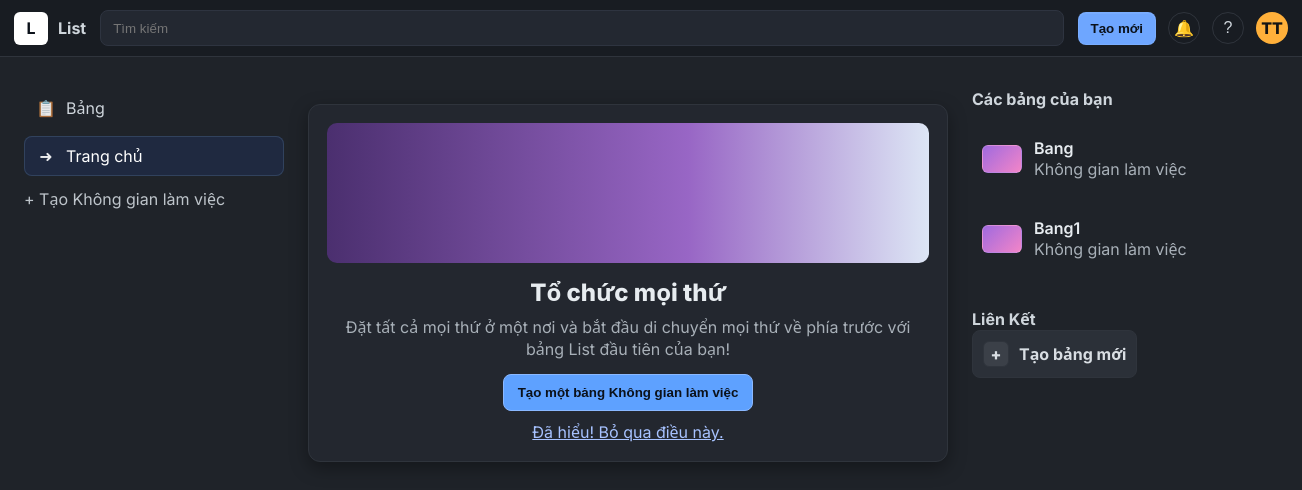
Page /boards/home_page (signed in) on the earlier database version.
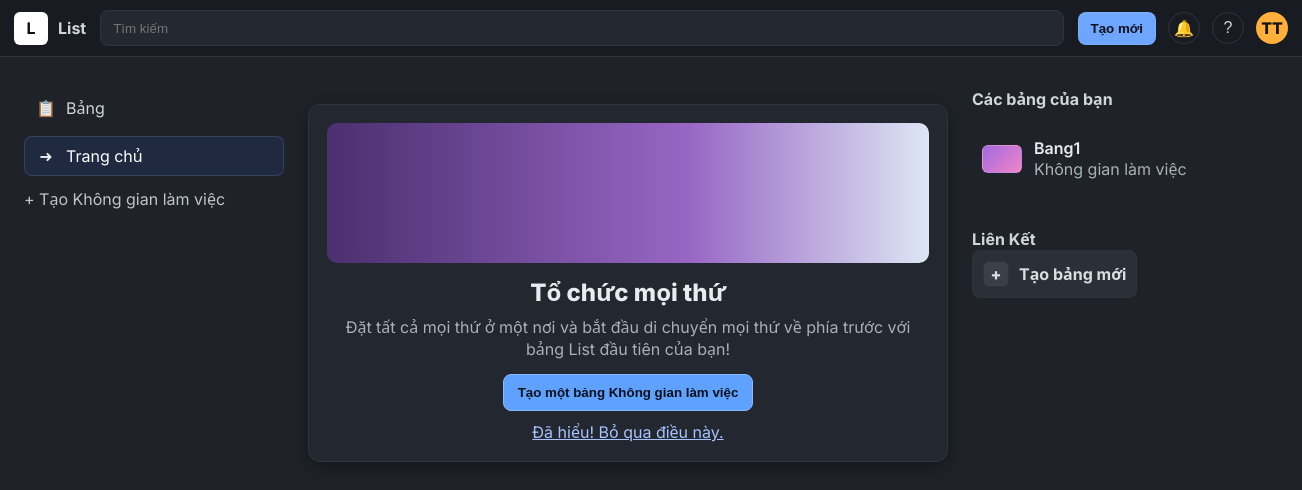
Same page on the later database version.
### boards/models.py (models this page shows, shortened)
class Board(models.Model):
    name = models.CharField(max_length=50)
    VISIBILITY_CHOICES = [
        ('workspace', 'Không gian làm việc'),
        ('private', 'Riêng tư'),
        ('public', 'Công khai'),
    ]
    visibility = models.CharField(max_length=20, choices=VISIBILITY_CHOICES, default='workspace')
    description = models.TextField(max_length=200, blank=True, null=True)
    owner = models.ForeignKey(User, on_delete=models.CASCADE, related_name='owned_boards')
    created_at = models.DateTimeField(auto_now_add=True)

### boards/views.py (the view)
# urls.py: path("home_page", views.home_page, name="home_page"),
@login_required(login_url='/login/')
def home_page(request):
    boards = Board.objects.filter(owner=request.user).order_by('-created_at')
    context = {
        'boards': boards
    }
    return render(request, "boards/TrangChu.html", context)

### boards/templates/boards/TrangChu.html (shortened to what this page needs)
{% load static %}
<!doctype html>
<html lang="vi">
<head>
</head>
<body>
<header class="topbar">
    <div class="brand">
        <div class="logo">L</div>
        <span>List</span>
    </div>
    <div class="search">
        <input placeholder="Tìm kiếm" aria-label="Tìm kiếm">
    </div>
    <div class="top-actions">
        <button id="openModalBtn" class="btn">Tạo mới</button>
        <button class="icon-btn" title="Thông báo">🔔</button>
        <button class="icon-btn" title="Trợ giúp">?</button>
        <div class="avatar" title="TT">TT</div>
    </div>
</header>
<div class="shell">
    <div class="container">
        <aside class="sidebar">
            <nav class="nav-group" aria-label="Chính">
                <a href="{% url 'home_page_Table' %}" class="nav-item"><span class="glyph">📋</span>Bảng</a>
                <a href="{% url 'home_page' %}" class="nav-item active"><span class="glyph">➜</span>Trang chủ</a>
            </nav>
            <div class="add-ws">+ Tạo Không gian làm việc</div>
        </aside>
        <main class="main">
            <section class="hero" aria-label="Giới thiệu">
                <div class="hero-illustration"></div>
                <h2>Tổ chức mọi thứ</h2>
                <p>Đặt tất cả mọi thứ ở một nơi và bắt đầu di chuyển mọi thứ về phía trước với
                    bảng List đầu tiên của bạn!</p>
                <div class="cta">
                    <button class="primary">Tạo một bảng Không gian làm việc</button>
                    <a href="{% url 'home_page2' %}">Đã hiểu! Bỏ qua điều này.</a>
                </div>
            </section>
        </main>
<aside class="right">
    <div class="section-title">Các bảng của bạn</div>
    {% for board in boards %}
        <a href="{% url 'board_detail' board.id %}" class="recent-link"> <div>
                <div class="recent-card">
                    <div class="recent-thumb" style="background-color: #519839;"></div>
                    <div class="recent-info">
                        <div class="title">{{ board.name }}</div>
                        <div class="meta">
                            {% if board.visibility == 'workspace' %}
                                Không gian làm việc
                            {% elif board.visibility == 'public' %}
                                Công khai
                            {% else %}
                                Riêng tư
                            {% endif %}
                        </div>
                    </div>
                </div>
            </div>
        </a>
    {% empty %}
        <p style="color: #a8b0b8; font-size: 14px; padding: 10px;">Bạn chưa có bảng nào.</p>
    {% endfor %}
    <div style="margin-top: 20px;">
        <div class="section-title">Liên Kết</div>
        <div class="create-tile" id="openModalCreate" style="cursor: pointer;">
            <div class="plus">+</div>
            Tạo bảng mới
        </div>
    </div>
</aside>
</body>
</html>

Differences in the rows shown:
removed Board: name "Bang", visibility "Không gian làm việc"
